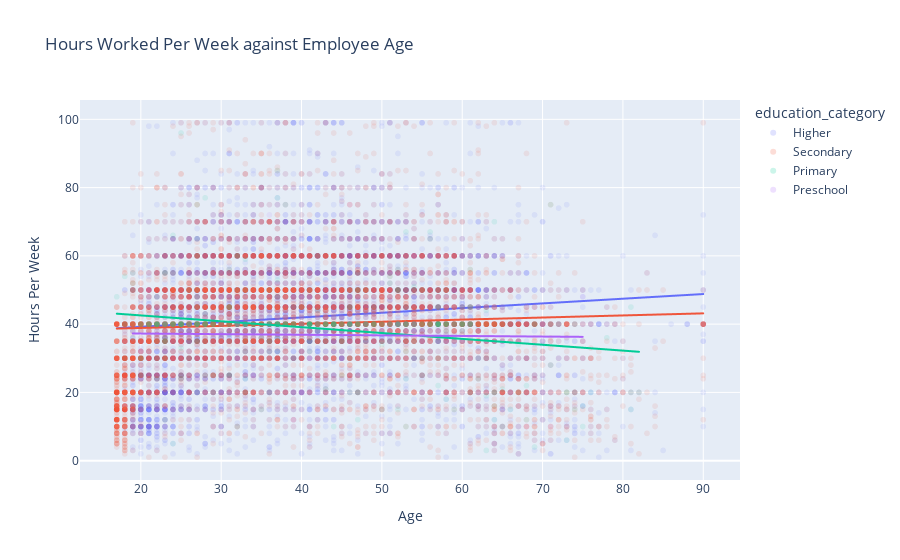

Notebook source saved alongside this figure:
### Code cell
# scatterplot (1st visual for Question 1)
# MAKE SURE TO CHANGE ALPHA VALUE
px.scatter(adult_df, x='age', y='hours-per-week', color='education_category', title='Hours Worked Per Week against Employee Age',
           labels={
               'age': 'Age',
               'hours-per-week': 'Hours Per Week'
           },
           opacity=0.1,
           trendline='ols')

### Figure 1 — Plotly figure (JSON) as saved in the notebook; plotly's stock layout.template omitted (floating-point values rounded to 4 significant figures; data arrays with more than 128 entries replaced by an {"elided": "..."} marker saying what was removed)
{"data": [{"hovertemplate": "education_category=Higher<br>Age=%{x}<br>Hours Per Week=%{y}<extra></extra>", "legendgroup": "Higher", "marker": {"color": "#636efa", "opacity": 0.1, "symbol": "circle"}, "mode": "markers", "name": "Higher", "showlegend": true, "type": "scattergl", "x": {"elided": "16581 int values"}, "xaxis": "x", "y": {"elided": "16581 int values"}, "yaxis": "y"}, {"hovertemplate": "<b>OLS trendline</b><br>hours-per-week = 0.137118 * age + 36.4748<br>R<sup>2</sup>=0.019526<br><br>education_category=Higher<br>Age=%{x}<br>Hours Per Week=%{y} <b>(trend)</b><extra></extra>", "legendgroup": "Higher", "marker": {"color": "#636efa", "symbol": "circle"}, "mode": "lines", "name": "Higher", "showlegend": false, "type": "scattergl", "x": {"elided": "16581 int values"}, "xaxis": "x", "y": {"elided": "16581 float values"}, "yaxis": "y"}, {"hovertemplate": "education_category=Secondary<br>Age=%{x}<br>Hours Per Week=%{y}<extra></extra>", "legendgroup": "Secondary", "marker": {"color": "#EF553B", "opacity": 0.1, "symbol": "circle"}, "mode": "markers", "name": "Secondary", "showlegend": true, "type": "scattergl", "x": {"elided": "13097 int values"}, "xaxis": "x", "y": {"elided": "13097 int values"}, "yaxis": "y"}, {"hovertemplate": "<b>OLS trendline</b><br>hours-per-week = 0.0611288 * age + 37.6547<br>R<sup>2</sup>=0.005296<br><br>education_category=Secondary<br>Age=%{x}<br>Hours Per Week=%{y} <b>(trend)</b><extra></extra>", "legendgroup": "Secondary", "marker": {"color": "#EF553B", "symbol": "circle"}, "mode": "lines", "name": "Secondary", "showlegend": false, "type": "scattergl", "x": {"elided": "13097 int values"}, "xaxis": "x", "y": {"elided": "13097 float values"}, "yaxis": "y"}, {"hovertemplate": "education_category=Primary<br>Age=%{x}<br>Hours Per Week=%{y}<extra></extra>", "legendgroup": "Primary", "marker": {"color": "#00cc96", "opacity": 0.1, "symbol": "circle"}, "mode": "markers", "name": "Primary", "showlegend": true, "type": "scattergl", "x": {"elided": "439 int values"}, "xaxis": "x", "y": {"elided": "439 int values"}, "yaxis": "y"}, {"hovertemplate": "<b>OLS trendline</b><br>hours-per-week = -0.171809 * age + 45.9852<br>R<sup>2</sup>=0.051500<br><br>education_category=Primary<br>Age=%{x}<br>Hours Per Week=%{y} <b>(trend)</b><extra></extra>", "legendgroup": "Primary", "marker": {"color": "#00cc96", "symbol": "circle"}, "mode": "lines", "name": "Primary", "showlegend": false, "type": "scattergl", "x": {"elided": "439 int values"}, "xaxis": "x", "y": {"elided": "439 float values"}, "yaxis": "y"}, {"hovertemplate": "education_category=Preschool<br>Age=%{x}<br>Hours Per Week=%{y}<extra></extra>", "legendgroup": "Preschool", "marker": {"color": "#ab63fa", "opacity": 0.1, "symbol": "circle"}, "mode": "markers", "name": "Preschool", "showlegend": true, "type": "scattergl", "x": [53, 51, 71, 31, 33, 52, 27, 54, 30, 26, 21, 20, 59, 32, 53, 68, 21, 75, 46, 24, 63, 61, 24, 41, 39, 40, 25, 54, 42, 32, 48, 23, 23, 42, 19, 52, 54, 66, 34, 36, 31, 40, 40, 46, 36], "xaxis": "x", "y": [35, 40, 10, 35, 40, 40, 24, 60, 40, 40, 50, 32, 40, 40, 40, 10, 50, 48, 40, 36, 30, 40, 30, 30, 12, 40, 35, 40, 40, 40, 40, 15, 40, 25, 36, 40, 40, 40, 25, 40, 24, 40, 20, 75, 72], "yaxis": "y"}, {"hovertemplate": "<b>OLS trendline</b><br>hours-per-week = -0.0175923 * age + 37.593<br>R<sup>2</sup>=0.000417<br><br>education_category=Preschool<br>Age=%{x}<br>Hours Per Week=%{y} <b>(trend)</b><extra></extra>", "legendgroup": "Preschool", "marker": {"color": "#ab63fa", "symbol": "circle"}, "mode": "lines", "name": "Preschool", "showlegend": false, "type": "scattergl", "x": [19, 20, 21, 21, 23, 23, 24, 24, 25, 26, 27, 30, 31, 31, 32, 32, 33, 34, 36, 36, 39, 40, 40, 40, 41, 42, 42, 46, 46, 48, 51, 52, 52, 53, 53, 54, 54, 54, 59, 61, 63, 66, 68, 71, 75], "xaxis": "x", "y": [37.26, 37.24, 37.22, 37.22, 37.19, 37.19, 37.17, 37.17, 37.15, 37.14, 37.12, 37.07, 37.05, 37.05, 37.03, 37.03, 37.01, 36.99, 36.96, 36.96, 36.91, 36.89, 36.89, 36.89, 36.87, 36.85, 36.85, 36.78, 36.78, 36.75, 36.7, 36.68, 36.68, 36.66, 36.66, 36.64, 36.64, 36.64, 36.56, 36.52, 36.48, 36.43, 36.4, 36.34, 36.27], "yaxis": "y"}], "layout": {"legend": {"title": {"text": "education_category"}, "tracegroupgap": 0}, "title": {"text": "Hours Worked Per Week against Employee Age"}, "xaxis": {"anchor": "y", "domain": [0, 1], "title": {"text": "Age"}}, "yaxis": {"anchor": "x", "domain": [0, 1], "title": {"text": "Hours Per Week"}}}}
